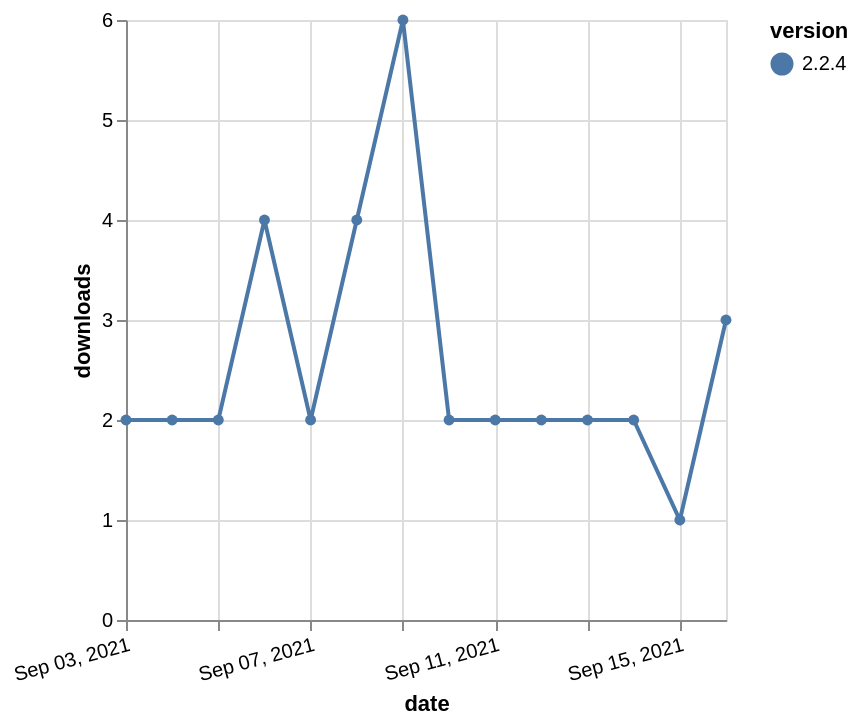

Express this chart as Vega-Lite.
### Vega-Lite specification from a JSON file in a GitHub repository (floating-point values rounded to 4 significant figures)
{"$schema": "https://vega.github.io/schema/vega-lite/v5.json", "description": "A simple bar chart with embedded data.", "data": {"values": [{"date": "2021-09-03", "total": 3459, "delta": 2, "version": "2.2.4"}, {"date": "2021-09-04", "total": 3461, "delta": 2, "version": "2.2.4"}, {"date": "2021-09-05", "total": 3463, "delta": 2, "version": "2.2.4"}, {"date": "2021-09-06", "total": 3467, "delta": 4, "version": "2.2.4"}, {"date": "2021-09-07", "total": 3469, "delta": 2, "version": "2.2.4"}, {"date": "2021-09-08", "total": 3473, "delta": 4, "version": "2.2.4"}, {"date": "2021-09-09", "total": 3479, "delta": 6, "version": "2.2.4"}, {"date": "2021-09-10", "total": 3481, "delta": 2, "version": "2.2.4"}, {"date": "2021-09-11", "total": 3483, "delta": 2, "version": "2.2.4"}, {"date": "2021-09-12", "total": 3485, "delta": 2, "version": "2.2.4"}, {"date": "2021-09-13", "total": 3487, "delta": 2, "version": "2.2.4"}, {"date": "2021-09-14", "total": 3489, "delta": 2, "version": "2.2.4"}, {"date": "2021-09-15", "total": 3490, "delta": 1, "version": "2.2.4"}, {"date": "2021-09-16", "total": 3493, "delta": 3, "version": "2.2.4"}]}, "width": "container", "mark": {"type": "line", "point": {"filled": true}}, "encoding": {"x": {"field": "date", "type": "temporal", "timeUnit": "yearmonthdate", "title": "date", "axis": {"labelAngle": -15}}, "y": {"field": "delta", "type": "quantitative", "title": "downloads"}, "color": {"field": "version", "type": "nominal"}, "tooltip": {"field": "delta"}}}
